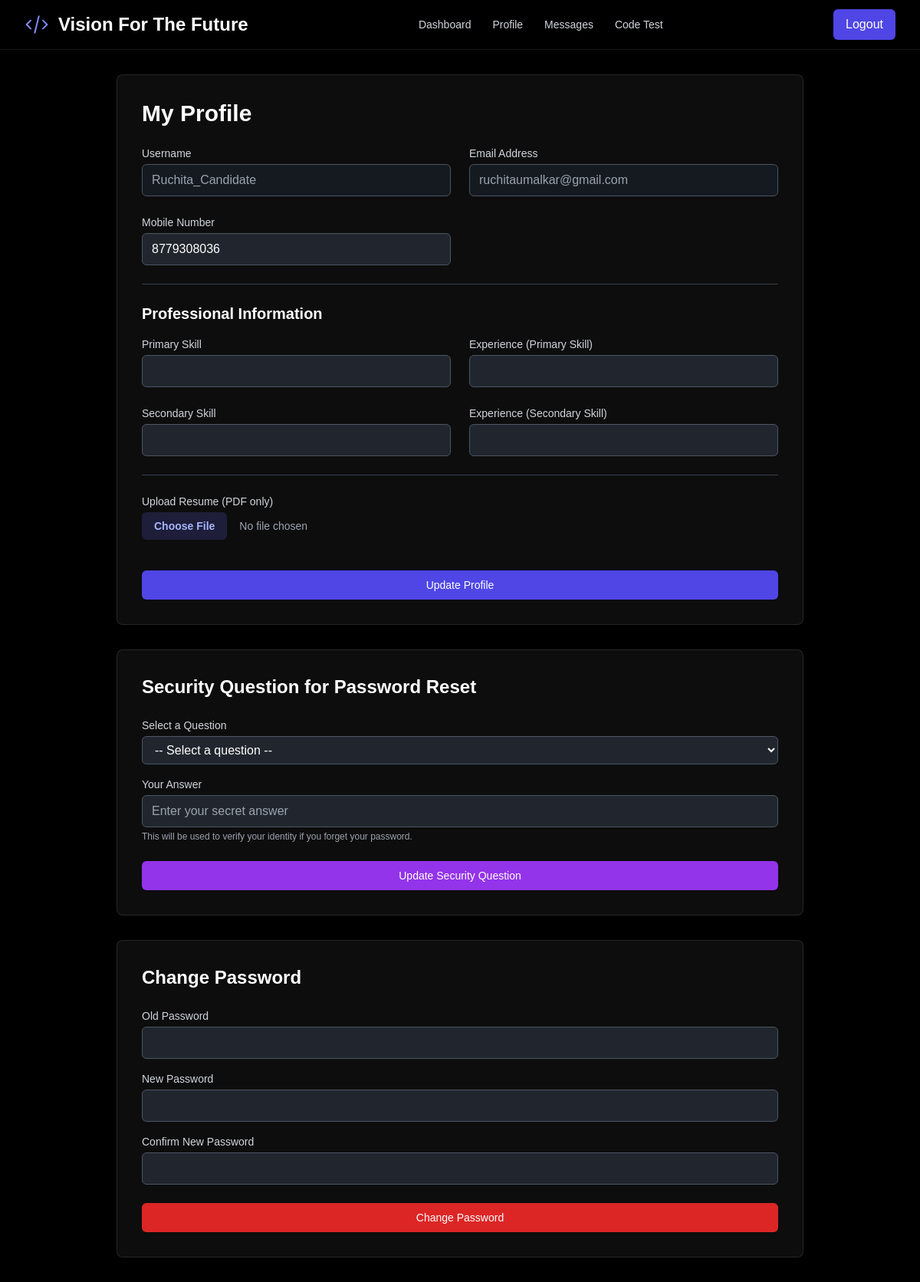
The page /profile (signed in) on the database its author committed.
### models.py (models this page shows)
class User(UserMixin, db.Model):
    id = db.Column(db.Integer, primary_key=True)
    username = db.Column(db.String(100), unique=True, nullable=False)
    email = db.Column(db.String(120), unique=True, nullable=False)
    password_hash = db.Column(db.String(128), nullable=False)
    role = db.Column(db.String(20), nullable=False, default='candidate')
    is_approved = db.Column(db.Boolean, default=False, nullable=False)
    avatar_url = db.Column(db.String(200), nullable=False, default='https://api.dicebear.com/8.x/initials/svg?seed=User')
    problem_statement_id = db.Column(db.Integer, db.ForeignKey('problem_statement.id'), nullable=True)
    test_start_time = db.Column(db.DateTime, nullable=True)
    test_end_time = db.Column(db.DateTime, nullable=True)
    is_active = db.Column(db.Boolean, default=True, nullable=False)
    reminder_sent = db.Column(db.Boolean, default=False, nullable=False)
    test_completed = db.Column(db.Boolean, default=False, nullable=False) # New field
    moderator_id = db.Column(db.Integer, db.ForeignKey('user.id'), nullable=True)
    mobile_number = db.Column(db.String(20), nullable=True)
    primary_skill = db.Column(db.String(100), nullable=True)
    primary_skill_experience = db.Column(db.String(50), nullable=True)
    secondary_skill = db.Column(db.String(100), nullable=True)
    secondary_skill_experience = db.Column(db.String(50), nullable=True)
    resume_filename = db.Column(db.String(200), nullable=True)
    secret_question = db.Column(db.String(255), nullable=True)
    secret_answer_hash = db.Column(db.String(128), nullable=True)
    allowed_contacts = db.relationship('User', secondary=candidate_contacts,
                                       primaryjoin=(candidate_contacts.c.candidate_id == id),
                                       secondaryjoin=(candidate_contacts.c.developer_id == id),
                                       backref=db.backref('contact_for', lazy='dynamic'), lazy='dynamic')
    created_problems = db.relationship('ProblemStatement', foreign_keys=[ProblemStatement.created_by_id], backref='creator', lazy=True)
    sent_messages = db.relationship('Message', foreign_keys='Message.sender_id', backref='sender', lazy=True)
    received_messages = db.relationship('Message', foreign_keys='Message.recipient_id', backref='recipient', lazy=True)
    activity_updates = db.relationship('ActivityUpdate', backref='author', lazy=True)
    sent_snippets = db.relationship('CodeSnippet', foreign_keys='CodeSnippet.sender_id', backref='snippet_sender', lazy=True)
    received_snippets = db.relationship('CodeSnippet', foreign_keys='CodeSnippet.recipient_id', backref='snippet_recipient', lazy=True)
    applications = db.relationship('JobApplication', backref='candidate', lazy=True)
    test_submissions = db.relationship('CodeTestSubmission', foreign_keys='CodeTestSubmission.candidate_id', backref='candidate_submitter', lazy=True)
    received_tests = db.relationship('CodeTestSubmission', foreign_keys='CodeTestSubmission.recipient_id', backref='test_recipient', lazy=True)

### app.py (the view)
@app.route('/profile')
@login_required
def profile():
    return render_template('profile.html', secret_questions=SECRET_QUESTIONS)

### app.py (called while the page is built)
@app.before_request
def before_request():
    session.permanent = True
    app.permanent_session_lifetime = timedelta(minutes=5)
    session.modified = True

@login_manager.user_loader
def load_user(user_id):
    return User.query.get(int(user_id))

@app.context_processor
def inject_messages():
    if hasattr(current_user, 'is_authenticated') and current_user.is_authenticated:
        messages = Message.query.filter(
            (Message.sender_id == current_user.id) | (Message.recipient_id == current_user.id)
        ).order_by(Message.timestamp.desc()).all()
        return dict(messages=messages)
    return dict(messages=[])

### templates/profile.html (shortened to what this page needs)
{% extends "layout.html" %}
{% block content %}
<div class="max-w-4xl mx-auto space-y-8">
    <div class="bg-white/5 dark:bg-gray-800/20 rounded-lg shadow-xl p-8 animate-dynamic backdrop-blur-sm border border-white/10">
        <h1 class="text-3xl font-bold text-white mb-6">My Profile</h1>
        <form action="{{ url_for('update_profile') }}" method="POST" enctype="multipart/form-data" class="space-y-6">
            <div class="grid grid-cols-1 md:grid-cols-2 gap-6">
                <div>
                    <label class="block text-sm font-medium text-gray-300">Username</label>
                    <input type="text" value="{{ current_user.username }}" readonly class="mt-1 w-full px-3 py-2 border border-gray-600 rounded-md bg-gray-800/50 text-gray-400">
                </div>
                <div>
                    <label class="block text-sm font-medium text-gray-300">Email Address</label>
                    <input type="email" value="{{ current_user.email }}" readonly class="mt-1 w-full px-3 py-2 border border-gray-600 rounded-md bg-gray-800/50 text-gray-400">
                </div>
                <div>
                    <label for="mobile_number" class="block text-sm font-medium text-gray-300">Mobile Number</label>
                    <input type="tel" name="mobile_number" id="mobile_number" value="{{ current_user.mobile_number or '' }}" class="mt-1 w-full px-3 py-2 border border-gray-600 rounded-md bg-gray-700/50 text-white">
                </div>
            </div>
            <hr class="border-gray-700">
            <div>
                <h2 class="text-xl font-semibold text-white mb-4">Professional Information</h2>
                <div class="grid grid-cols-1 md:grid-cols-2 gap-6">
                    <div>
                        <label for="primary_skill" class="block text-sm font-medium text-gray-300">Primary Skill</label>
                        <input type="text" name="primary_skill" id="primary_skill" value="{{ current_user.primary_skill or '' }}" class="mt-1 w-full px-3 py-2 border border-gray-600 rounded-md bg-gray-700/50 text-white">
                    </div>
                    <div>
                        <label for="primary_skill_experience" class="block text-sm font-medium text-gray-300">Experience (Primary Skill)</label>
                        <input type="text" name="primary_skill_experience" id="primary_skill_experience" value="{{ current_user.primary_skill_experience or '' }}" class="mt-1 w-full px-3 py-2 border border-gray-600 rounded-md bg-gray-700/50 text-white">
                    </div>
                    <div>
                        <label for="secondary_skill" class="block text-sm font-medium text-gray-300">Secondary Skill</label>
                        <input type="text" name="secondary_skill" id="secondary_skill" value="{{ current_user.secondary_skill or '' }}" class="mt-1 w-full px-3 py-2 border border-gray-600 rounded-md bg-gray-700/50 text-white">
                    </div>
                    <div>
                        <label for="secondary_skill_experience" class="block text-sm font-medium text-gray-300">Experience (Secondary Skill)</label>
                        <input type="text" name="secondary_skill_experience" id="secondary_skill_experience" value="{{ current_user.secondary_skill_experience or '' }}" class="mt-1 w-full px-3 py-2 border border-gray-600 rounded-md bg-gray-700/50 text-white">
                    </div>
                </div>
            </div>
            {% if current_user.role == 'candidate' %}
            <hr class="border-gray-700">
            <div>
                <label for="resume" class="block text-sm font-medium text-gray-300">Upload Resume (PDF only)</label>
                <input type="file" name="resume" id="resume" accept=".pdf" class="mt-1 block w-full text-sm text-gray-400 file:mr-4 file:py-2 file:px-4 file:rounded-md file:border-0 file:font-semibold file:bg-indigo-500/20 file:text-indigo-300 hover:file:bg-indigo-500/30">
            </div>
            {% endif %}
            <div class="pt-4">
                <button type="submit" class="w-full flex justify-center py-2 px-4 border border-transparent rounded-md shadow-sm text-sm font-medium text-white bg-indigo-600 hover:bg-indigo-700">
                    Update Profile
                </button>
            </div>
        </form>
    </div>
    <div class="bg-white/5 dark:bg-gray-800/20 rounded-lg shadow-xl p-8 animate-dynamic backdrop-blur-sm border border-white/10">
        <h2 class="text-2xl font-bold text-white mb-6">Security Question for Password Reset</h2>
        <form action="{{ url_for('update_security_question') }}" method="POST" class="space-y-4">
            <div>
                <label for="secret_question" class="block text-sm font-medium text-gray-300">Select a Question</label>
                <select name="secret_question" id="secret_question" required class="mt-1 w-full px-3 py-2 border border-gray-600 rounded-md bg-gray-700/50 text-white">
                    <option value="">-- Select a question --</option>
                </select>
            </div>
            <div>
                <label for="secret_answer" class="block text-sm font-medium text-gray-300">Your Answer</label>
                <input type="password" name="secret_answer" id="secret_answer" required placeholder="Enter your secret answer" class="mt-1 w-full px-3 py-2 border border-gray-600 rounded-md bg-gray-700/50 text-white">
                <p class="text-xs text-gray-400 mt-1">This will be used to verify your identity if you forget your password.</p>
            </div>
            <div class="pt-2">
                <button type="submit" class="w-full flex justify-center py-2 px-4 border border-transparent rounded-md shadow-sm text-sm font-medium text-white bg-purple-600 hover:bg-purple-700">
                    Update Security Question
                </button>
            </div>
        </form>
    </div>
    <div class="bg-white/5 dark:bg-gray-800/20 rounded-lg shadow-xl p-8 animate-dynamic backdrop-blur-sm border border-white/10">
        <h2 class="text-2xl font-bold text-white mb-6">Change Password</h2>
        <form action="{{ url_for('change_password') }}" method="POST" class="space-y-4">
            <div>
                <label for="old_password" class="block text-sm font-medium text-gray-300">Old Password</label>
                <input type="password" name="old_password" id="old_password" required class="mt-1 w-full px-3 py-2 border border-gray-600 rounded-md bg-gray-700/50 text-white">
            </div>
            <div>
                <label for="new_password" class="block text-sm font-medium text-gray-300">New Password</label>
                <input type="password" name="new_password" id="new_password" required class="mt-1 w-full px-3 py-2 border border-gray-600 rounded-md bg-gray-700/50 text-white">
            </div>
            <div>
                <label for="confirm_password" class="block text-sm font-medium text-gray-300">Confirm New Password</label>
                <input type="password" name="confirm_password" id="confirm_password" required class="mt-1 w-full px-3 py-2 border border-gray-600 rounded-md bg-gray-700/50 text-white">
            </div>
            <div class="pt-2">
                <button type="submit" class="w-full flex justify-center py-2 px-4 border border-transparent rounded-md shadow-sm text-sm font-medium text-white bg-red-600 hover:bg-red-700">
                    Change Password
                </button>
            </div>
        </form>
    </div>
</div>
{% endblock %}

### static/css/style.css (style rules this page uses)
body { font-family: sans-serif; overflow-x: hidden; }

### rows shown on the page
User: username "Ruchita_Candidate", email "ruchitaumalkar@gmail.com", mobile_number "8779308036"
